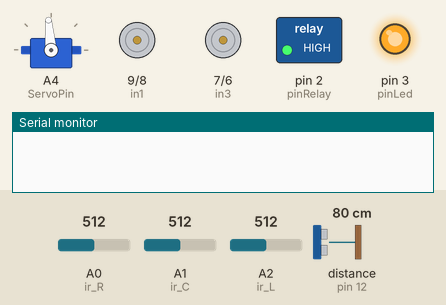
A sketch run on a simulated Arduino Uno, built with avr-gcc and run on an emulated ATmega328P. Shown: servo, motor-driver pin pairs drawn as motors (green arrow = first pin HIGH = forward, orange = second pin HIGH = backward, longer = more drive, scaled by the enable pin), switched loads named in the sketch (green lamp = pin HIGH), output pins drawn as LEDs (lit = HIGH), the last lines printed to the serial monitor. Wiring (inferred from the names in the program): ultrasonic range finder: trigger pin 13; echo pin 12; servo: signal A4. Dashed ring = blinking. The test bench sets the inputs (shaded band); at power-on: A0 (ir_R) = 512, A2 (ir_L) = 512, A1 (ir_C) = 512, distance to the obstacle (sensor on pin 12) 80 cm. The echo pulse lasts 58.3 µs per cm; servo pulses on a pin are drawn as a servo (544–2400 µs = 0–180°); pins used as bus, display or sensor lines are not drawn.

Above: at 3.3 s.
5.7 s: A0 (ir_R) set to 413
At 6.38 s:
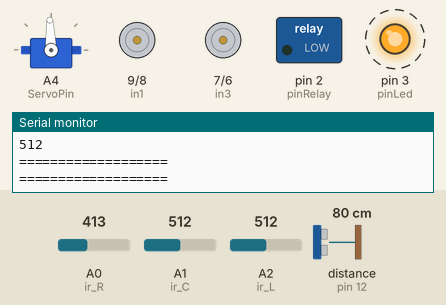
9.2 s: A0 (ir_R) set to 382
At 10.6 s:
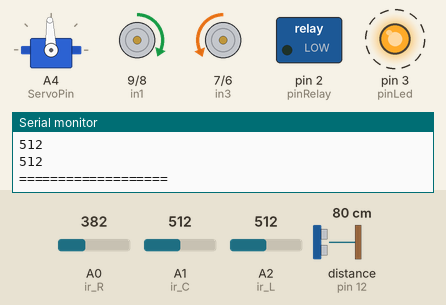
14.2 s: A2 (ir_L) set to 306
17.7 s: A1 (ir_C) set to 319
21.2 s: A1 (ir_C) set to 298
At 23.8 s:
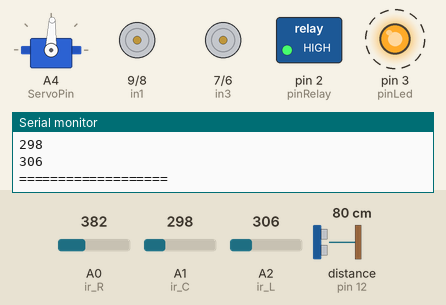
24.7 s: A2 (ir_L) set to 279
At 25.2 s:
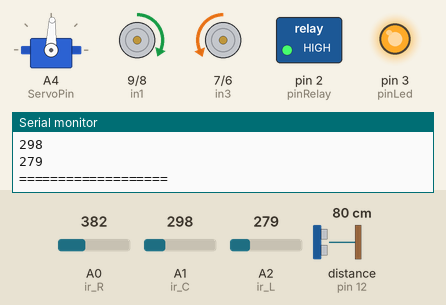
Timing chart, 0 to 29.2 s (numbered marks = the images above; inputs shaded):
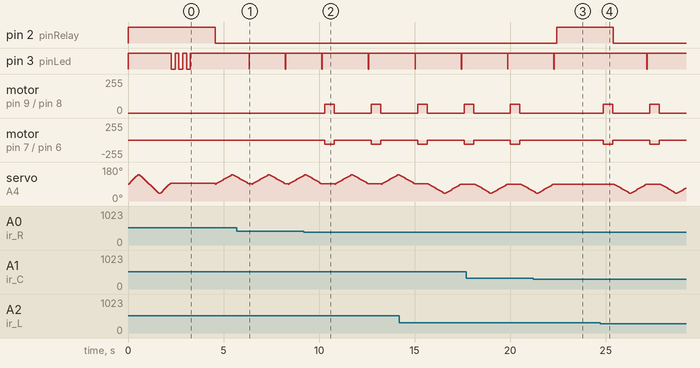

Measured:
- the behaviour switches between 400 and 399 on A0 (ir_R) (found by bisection; images 1 and 2)
- the behaviour switches between 307 and 306 on A1 (ir_C) (found by bisection; images 2 and 3)
- the behaviour switches between 298 and 297 on A2 (ir_L) (found by bisection; images 3 and 4)
- after the input at 9.2 s, pin 3 (pinLed): HIGH → LOW after 3.4 s, → HIGH 0.02 s later; motor on pin 9 (in1) / pin 8 (in2): alternates forward 65/255 for 0.50 s and stopped for 1.9 s, starting after 1.1 s; motor on pin 7 (in3) / pin 6 (in4): alternates backward 66/255 for 0.50 s and stopped for 1.9 s, starting after 1.1 s
- after the input at 21.2 s, pin 2 (pinRelay): LOW → HIGH after 1.2 s; motor on pin 9 (in1) / pin 8 (in2): stays stopped (without the input it goes to forward 65/255 after 1.2 s); motor on pin 7 (in3) / pin 6 (in4): stays stopped (without the input it goes to backward 66/255 after 1.2 s)
- after the input at 24.7 s, pin 2 (pinRelay): HIGH → LOW after 0.71 s; pin 3 (pinLed): HIGH → LOW after 2.4 s, → HIGH 0.02 s later
- by itself, pin 3 (pinLed): alternates HIGH for 1.9 s and LOW for 0.02 s

The sketch:

fire_detection_robot.ino
```cpp
// define SRF-04 sensor
const unsigned int TRIG_PIN = 13;
const unsigned int ECHO_PIN = 12;

// define servo
#define ServoPin  A4    // define Servo control pin connection
int angle = 100; // servo center

int pinRelay = 2;
int pinLed = 3;
int distanceCM = 0;

// define motor
#define enA 10//Enable1 L298 Pin enA
#define in1 9 //Motor1  L298 Pin in1
#define in2 8 //Motor1  L298 Pin in2
#define in3 7 //Motor2  L298 Pin in3
#define in4 6 //Motor2  L298 Pin in4
#define enB 5 //Enable2 L298 Pin enB
int Speed = 130; // Write The Duty Cycle 0 to 255 Enable for Motor Speed

// define flame sensor
#define ir_R A0
#define ir_C A1
#define ir_L A2
int sensor_flame1, sensor_flame2, sensor_flame3;
bool isFire_R = false;
bool isFire_C = false;
bool isFire_L = false;
String FireInSide;

void setup()
{
  Serial.begin(9600);
  closePump();
  offLed();

  pinMode(ServoPin, OUTPUT);
  pinMode(TRIG_PIN, OUTPUT);
  pinMode(ECHO_PIN, INPUT);
  pinMode(pinRelay, OUTPUT);
  pinMode(pinLed, OUTPUT);
  pinMode(ir_R, INPUT);
  pinMode(ir_C, INPUT);
  pinMode(ir_L, INPUT);

  initServo();
  initMotorDriver();
  initOK();
  Stop();
  delay(1000);
}

void loop() {
  sensor_flame1 = analogRead(ir_R);
  sensor_flame2 = analogRead(ir_C);
  sensor_flame3 = analogRead(ir_L);
  Serial.println("===================");
  Serial.println(sensor_flame1);
  Serial.println(sensor_flame2);
  Serial.println(sensor_flame3);
  Serial.println("===================");
  delay(100);
  distanceCM = getDistance();
  FireInSide = getFireSide(sensor_flame1, sensor_flame2, sensor_flame3);

  if (FireInSide == "Fire_in_Right") {
    if (sensor_flame1 < 400) {
      backward();
      openPump();
      servoTurnRight();
      notification(true, 1);
    }
    else if ((400 <= sensor_flame1) && (sensor_flame1 <= 800)) {
      Stop();
      openPump();
      servoTurnRight();
      notification(true, 1);
    }
    else if ((800 < sensor_flame1) && (sensor_flame1 <= 990)) {
      onLed();
      closePump();
      turnRight();
      if (distanceCM <= 10) {
        Stop();
      }
      else {
        forward();
      }
      offLed();
    }
    else if (sensor_flame1 > 990) {
      Stop();
      closePump();
      offLed();
    }
  }
/*
  else if (FireInSide == "Fire_in_Center") {
    if (sensor_flame2 < 875) {
      backward();
      openPump();
      servo2Direction();
      notification(true, 1);
    }
    else if ((876 <= sensor_flame2) && (sensor_flame2 <= 910)) {
      Stop();
      openPump();
      servo2Direction();
      notification(true, 1);
    }
    else if ((910 < sensor_flame2) && (sensor_flame2 <= 990)) {
      onLed();
      closePump();
      if (distanceCM <= 10) {
        Stop();
      }
      else {
        forward();
      }
      offLed();
    }
    else if (sensor_flame2 > 990) {
      Stop();
      closePump();
      offLed();
    }
  }
*/
  else if (FireInSide == "Fire_in_Left") {
    if (sensor_flame3 < 700) {
      backward();
      openPump();
      servoTurnLeft();
      notification(true, 1);
    }
    else if ((700 <= sensor_flame3) && (sensor_flame3 <= 840)) {
      Stop();
      openPump();
      servoTurnLeft();
      notification(true, 1);
    }
    else if ((840 < sensor_flame3) && (sensor_flame3 <= 990)) {
      onLed();
      closePump();
      turnLeft();
      if (distanceCM <= 10) {
        Stop();
      }
      else {
        forward();
      }
      offLed();
    }
    else if (sensor_flame3 > 990) {
      Stop();
      closePump();
      offLed();
    }
  }
  else {
    Stop();
    closePump();
    offLed();
  }
}
/* Code for Motor driver */
void initMotorDriver()
{
  pinMode(enA, OUTPUT); // declare as output for L298 Pin enA
  pinMode(in1, OUTPUT); // declare as output for L298 Pin in1
  pinMode(in2, OUTPUT); // declare as output for L298 Pin in2
  pinMode(in3, OUTPUT); // declare as output for L298 Pin in3
  pinMode(in4, OUTPUT); // declare as output for L298 Pin in4
  pinMode(enB, OUTPUT); // declare as output for L298 Pin enB

  analogWrite(enA, Speed); // Write The Duty Cycle 0 to 255 Enable Pin A for Motor1 Speed
  analogWrite(enB, Speed); // Write The Duty Cycle 0 to 255 Enable Pin B for Motor2 Speed
}

void backward() { //backward
  digitalWrite(in2, LOW);  //Right Motor backward Pin
  digitalWrite(in3, LOW);  //Left Motor backward Pin
  for (int i = 100; i < 130; i++) {
    analogWrite(in1, i);
    analogWrite(in4, i);
  }
  delay(500);
  Stop();
  delay(30);
}

void forward() { //forward
  digitalWrite(in1, LOW);  //Right Motor forward Pin
  digitalWrite(in4, LOW);  //Left Motor forward Pin
  for (int i = 80; i < 130; i++) {
    analogWrite(in2, i);
    analogWrite(in3, i);
  }
  delay(500);
  Stop();
  delay(30);
}

void turnRight() { //turnRight
  digitalWrite(in1, LOW);  //Right Motor forward Pin
  analogWrite(in2, 130);
  digitalWrite(in3, LOW);  //Left Motor backward Pin
  analogWrite(in4, 130);
}

void turnLeft() { //turnLeft
  analogWrite(in1, 130);
  digitalWrite(in2, LOW);  //Right Motor backward Pin
  analogWrite(in3, 130);
  digitalWrite(in4, LOW);  //Left Motor forward Pin
}

void Stop() { //stop
  digitalWrite(in1, LOW); //Right Motor forward Pin
  digitalWrite(in2, LOW); //Right Motor backward Pin
  digitalWrite(in3, LOW); //Left Motor backward Pin
  digitalWrite(in4, LOW); //Left Motor forward Pin
}
/* ---------------------------------------------------- */

/* Code for Servo */
void initServo() {
  for (int angle = 90; angle <= 140; angle += 5)  {
    servoPulse(ServoPin, angle);
  }
  for (int angle = 140; angle >= 40; angle -= 5)  {
    servoPulse(ServoPin, angle);
  }

  for (int angle = 40; angle <= 95; angle += 5)  {
    servoPulse(ServoPin, angle);
  }
}

void servoTurnLeft() {
  for (int angle = 90; angle >= 40; angle -= 3) {
    servoPulse(ServoPin, angle);
  }

  for (int angle = 40; angle <= 90; angle += 3) {
    servoPulse(ServoPin, angle);
  }
}

void servo2Direction() {
  for (int angle = 90; angle <= 140; angle += 3) {
    servoPulse(ServoPin, angle);
  }

  for (int angle = 140; angle >= 40; angle -= 3) {
    servoPulse(ServoPin, angle);
  }

  for (int angle = 40; angle <= 90; angle += 3) {
    servoPulse(ServoPin, angle);
  }
}

void servoTurnRight() {
  for (int angle = 90; angle <= 140; angle += 3) {
    servoPulse(ServoPin, angle);
  }

  for (int angle = 140; angle >= 90; angle -= 3) {
    servoPulse(ServoPin, angle);
  }
}

void servoPulse (int pin, int angle) {
  int pwm = (angle * 11) + 500;    // Convert angle to microseconds
  digitalWrite(pin, HIGH);
  delayMicroseconds(pwm);
  digitalWrite(pin, LOW);
  delay(50);                   // Refresh cycle of servo
}
/* ---------------------------------------------------- */

/* Code for Pump */
void openPump() {
  digitalWrite(pinRelay, LOW);
}

void closePump() {
  digitalWrite(pinRelay, HIGH);
}
/* ---------------------------------------------------- */

/* Code for SRF-05 */
int getDistance() {
  digitalWrite(TRIG_PIN, LOW);
  delayMicroseconds(2);
  digitalWrite(TRIG_PIN, HIGH);
  delayMicroseconds(10);
  digitalWrite(TRIG_PIN, LOW);


  const unsigned long duration = pulseIn(ECHO_PIN, HIGH);
  int distance = duration / 29 / 2;
  if (duration == 0) {
    Serial.println("Warning: no pulse from sensor");
  }
  return distance;
}
/* ---------------------------------------------------- */
/* Code for LED */
void offLed() {
  digitalWrite(pinLed, HIGH);
}

void onLed() {
  digitalWrite(pinLed, LOW);
}

void initOK() {
  for (int i = 0; i < 3 ; i++) {
    onLed();
    delay(200);
    offLed();
    delay(200);
  }
}

void notification(bool hasNotifi, int numberBlink)
{
  if (hasNotifi == true)
  {
    for (int i = 0; i < numberBlink ; i++) {
      onLed();
      delay(20);
      offLed();
      delay(20);
    }
  }
  else
  {
    offLed();
  }
}

int findMin(int valSen1, int valSen2, int valSen3) {
  int minVal = valSen1;
  if (valSen2 < minVal) {
    minVal = valSen2;
  }
  if (valSen3 < minVal) {
    minVal = valSen3;
  }
  return minVal;
}

String getFireSide(int valSen1, int valSen2, int valSen3) {
  int minVal = findMin(valSen1, valSen2, valSen3);
  String fireSide = "No_fire";
  if (minVal == valSen1) {
    fireSide = "Fire_in_Right";
  }
  else if (minVal == valSen2) {
    fireSide = "Fire_in_Center";
  }
  else if (minVal == valSen3) {
    fireSide = "Fire_in_Left";
  }
  else {
    fireSide = "No_fire";
  }
  return fireSide;
}
```
